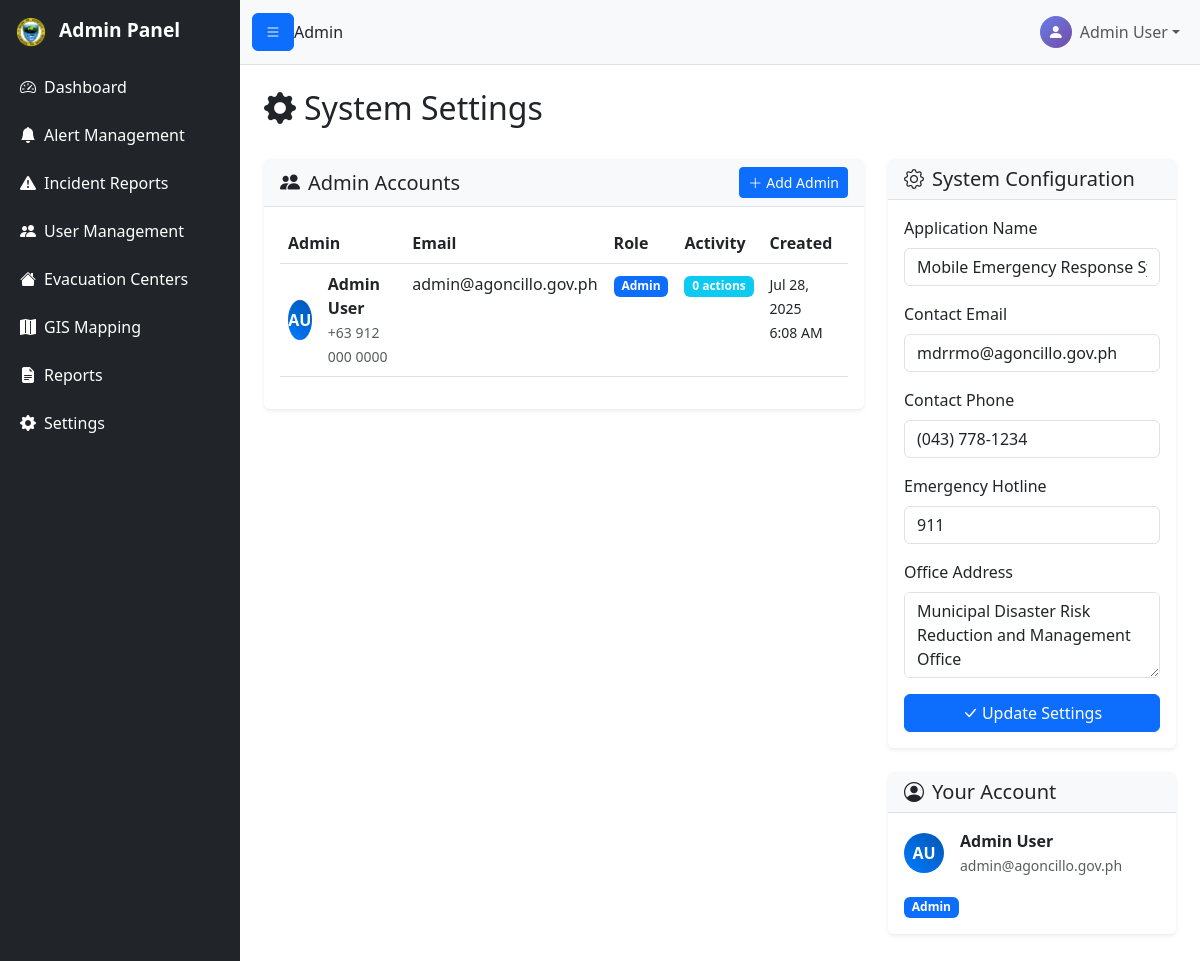
Screenshot of /admin/settings.php (signed in) with the database file from the repository.
### tables this page shows
CREATE TABLE users (
    id INT PRIMARY KEY AUTO_INCREMENT,
    first_name VARCHAR(100) NOT NULL,
    last_name VARCHAR(100) NOT NULL,
    email VARCHAR(255) UNIQUE NOT NULL,
    phone VARCHAR(20) UNIQUE NOT NULL,
    password VARCHAR(255) NOT NULL,
    address TEXT NOT NULL,
    barangay VARCHAR(100) NOT NULL,
    id_document VARCHAR(255),  
    selfie_photo VARCHAR(255),  
    verification_status ENUM('pending', 'verified', 'rejected') DEFAULT 'pending',
    phone_verified BOOLEAN DEFAULT FALSE,
    user_type ENUM('resident', 'admin') DEFAULT 'resident',
    created_at TIMESTAMP DEFAULT CURRENT_TIMESTAMP,
    updated_at TIMESTAMP DEFAULT CURRENT_TIMESTAMP ON UPDATE CURRENT_TIMESTAMP
);

### config/config.php (called while the page is built, shortened)
<?php
function formatDateTime($datetime) {
    return date('M j, Y g:i A', strtotime($datetime));
}
?>

### admin/settings.php (the view, shortened to what this page needs)
<?php
require_once '../config/config.php';
$database = new Database();
$db = $database->getConnection();
$admin_query = "SELECT id, first_name, last_name, email, phone, user_type, created_at,
                       (SELECT COUNT(*) FROM system_logs WHERE user_id = users.id) as activity_count
                FROM users
                WHERE user_type IN ('admin', 'super_admin')
                ORDER BY created_at DESC";
$admin_stmt = $db->prepare($admin_query);
$admin_stmt->execute();
$admins = $admin_stmt->fetchAll();
$current_user_query = "SELECT first_name, last_name, email, user_type FROM users WHERE id = :id";
$current_user_stmt = $db->prepare($current_user_query);
$current_user_stmt->bindParam(':id', $_SESSION['user_id']);
$current_user_stmt->execute();
$current_user = $current_user_stmt->fetch();
?>
<!DOCTYPE html>
<html lang="en">
<head>
    <link href="https://cdn.jsdelivr.net/npm/bootstrap@5.3.0/dist/css/bootstrap.min.css" rel="stylesheet">
    <link href="https://cdn.jsdelivr.net/npm/bootstrap-icons@1.10.0/font/bootstrap-icons.css" rel="stylesheet">
    <link href="../assets/css/admin.css" rel="stylesheet">
</head>
<body>
    <div class="d-flex" id="wrapper">
        <?php include 'includes/sidebar.php'; ?>
        <div id="page-content-wrapper">
            <?php include 'includes/navbar.php'; ?>
            <div class="container-fluid p-4">
                <div class="d-flex justify-content-between align-items-center mb-4">
                    <h2><i class="bi bi-gear-fill me-2"></i>System Settings</h2>
                </div>
                <div class="row">
                    <div class="col-lg-8">
                        <div class="card settings-card">
                            <div class="card-header d-flex justify-content-between align-items-center">
                                <h5 class="mb-0"><i class="bi bi-people-fill me-2"></i>Admin Accounts</h5>
                                <button class="btn btn-primary btn-sm" data-bs-toggle="modal" data-bs-target="#addAdminModal">
                                    <i class="bi bi-plus-lg me-1"></i>Add Admin
                                </button>
                            </div>
                            <div class="card-body">
                                <div class="table-responsive">
                                    <table class="table table-hover">
                                        <thead>
                                            <tr>
                                                <th>Admin</th>
                                                <th>Email</th>
                                                <th>Role</th>
                                                <th>Activity</th>
                                                <th>Created</th>
                                                <th>Actions</th>
                                            </tr>
                                        </thead>
                                        <tbody>
                                            <?php foreach ($admins as $admin): ?>
                                            <tr>
                                                <td>
                                                    <div class="d-flex align-items-center">
                                                        <div class="admin-avatar me-3">
                                                            <?php echo strtoupper(substr($admin['first_name'], 0, 1) . substr($admin['last_name'], 0, 1)); ?>
                                                        </div>
                                                        <div>
                                                            <div class="fw-semibold"><?php echo htmlspecialchars($admin['first_name'] . ' ' . $admin['last_name']); ?></div>
                                                            <?php if ($admin['phone']): ?>
                                                                <small class="text-muted"><?php echo htmlspecialchars($admin['phone']); ?></small>
                                                            <?php endif; ?>
                                                        </div>
                                                    </div>
                                                </td>
                                                <td><?php echo htmlspecialchars($admin['email']); ?></td>
                                                <td>
                                                    <span class="badge role-badge <?php echo $admin['user_type'] === 'super_admin' ? 'bg-danger' : 'bg-primary'; ?>">
                                                        <?php echo $admin['user_type'] === 'super_admin' ? 'Super Admin' : 'Admin'; ?>
                                                    </span>
                                                </td>
                                                <td>
                                                    <span class="badge bg-info"><?php echo $admin['activity_count']; ?> actions</span>
                                                </td>
                                                <td>
                                                    <small><?php echo formatDateTime($admin['created_at']); ?></small>
                                                </td>
                                                <td>
                                                </td>
                                            </tr>
                                            <?php endforeach; ?>
                                        </tbody>
                                    </table>
                                </div>
                            </div>
                        </div>
                    </div>
                    <div class="col-lg-4">
                        <div class="card settings-card">
                            <div class="card-header">
                                <h5 class="mb-0"><i class="bi bi-gear me-2"></i>System Configuration</h5>
                            </div>
                            <div class="card-body">
                                <form method="POST">
                                    <div class="mb-3">
                                        <label for="app_name" class="form-label">Application Name</label>
                                        <input type="text" class="form-control" id="app_name" name="app_name"
                                               value="<?php echo APP_NAME; ?>" required>
                                    </div>
                                    <div class="mb-3">
                                        <label for="contact_email" class="form-label">Contact Email</label>
                                        <input type="email" class="form-control" id="contact_email" name="contact_email"
                                               value="mdrrmo@agoncillo.gov.ph">
                                    </div>
                                    <div class="mb-3">
                                        <label for="contact_phone" class="form-label">Contact Phone</label>
                                        <input type="text" class="form-control" id="contact_phone" name="contact_phone"
                                               value="(043) 778-1234">
                                    </div>
                                    <div class="mb-3">
                                        <label for="emergency_hotline" class="form-label">Emergency Hotline</label>
                                        <input type="text" class="form-control" id="emergency_hotline" name="emergency_hotline"
                                               value="911">
                                    </div>
                                    <div class="mb-3">
                                        <label for="office_address" class="form-label">Office Address</label>
                                        <textarea class="form-control" id="office_address" name="office_address" rows="3">Municipal Disaster Risk Reduction and Management Office
Agoncillo, Batangas</textarea>
                                    </div>
                                    <button type="submit" name="update_settings" class="btn btn-primary w-100">
                                        <i class="bi bi-check-lg me-1"></i>Update Settings
                                    </button>
                                </form>
                            </div>
                        </div>
                        <div class="card settings-card">
                            <div class="card-header">
                                <h5 class="mb-0"><i class="bi bi-person-circle me-2"></i>Your Account</h5>
                            </div>
                            <div class="card-body">
                                <div class="d-flex align-items-center mb-3">
                                    <div class="admin-avatar me-3">
                                        <?php echo strtoupper(substr($current_user['first_name'], 0, 1) . substr($current_user['last_name'], 0, 1)); ?>
                                    </div>
                                    <div>
                                        <div class="fw-semibold"><?php echo htmlspecialchars($current_user['first_name'] . ' ' . $current_user['last_name']); ?></div>
                                        <small class="text-muted"><?php echo htmlspecialchars($current_user['email']); ?></small>
                                    </div>
                                </div>
                                <span class="badge <?php echo $current_user['user_type'] === 'super_admin' ? 'bg-danger' : 'bg-primary'; ?>">
                                    <?php echo $current_user['user_type'] === 'super_admin' ? 'Super Admin' : 'Admin'; ?>
                                </span>
                            </div>
                        </div>
                    </div>
                </div>
            </div>
        </div>
    </div>
</body>
</html>

### assets/css/admin.css (style rules this page uses)
#wrapper { overflow-x: hidden; }
#page-content-wrapper { min-width: 100vw; }
@media (min-width: 768px) { #page-content-wrapper { min-width: 0; width: 100%; } }

### admin/settings.php (style rules this page uses)
.settings-card { border: none; box-shadow: 0 0.125rem 0.25rem rgba(0, 0, 0, 0.075); margin-bottom: 1.5rem; }
.settings-card .card-header { background-color: #f8f9fa; border-bottom: 1px solid #dee2e6; font-weight: 600; }
.admin-avatar { width: 40px; height: 40px; background: linear-gradient(45deg, #007bff, #0056b3); border-radius: 50%; display: flex; align-items: center; justify-content: center; color: white; font-weight: bold; }
.role-badge { font-size: 0.75rem; }

### rows the page displays
users: first_name+last_name "AU", first_name+last_name "Admin User", phone "+63 912 000 0000", email "admin@agoncillo.gov.ph", user_type "Admin", activity_count "0", created_at "Jul 28, 2025 6:08 AM"

### other values shown
$_SESSION['user_name'] "Admin User"
